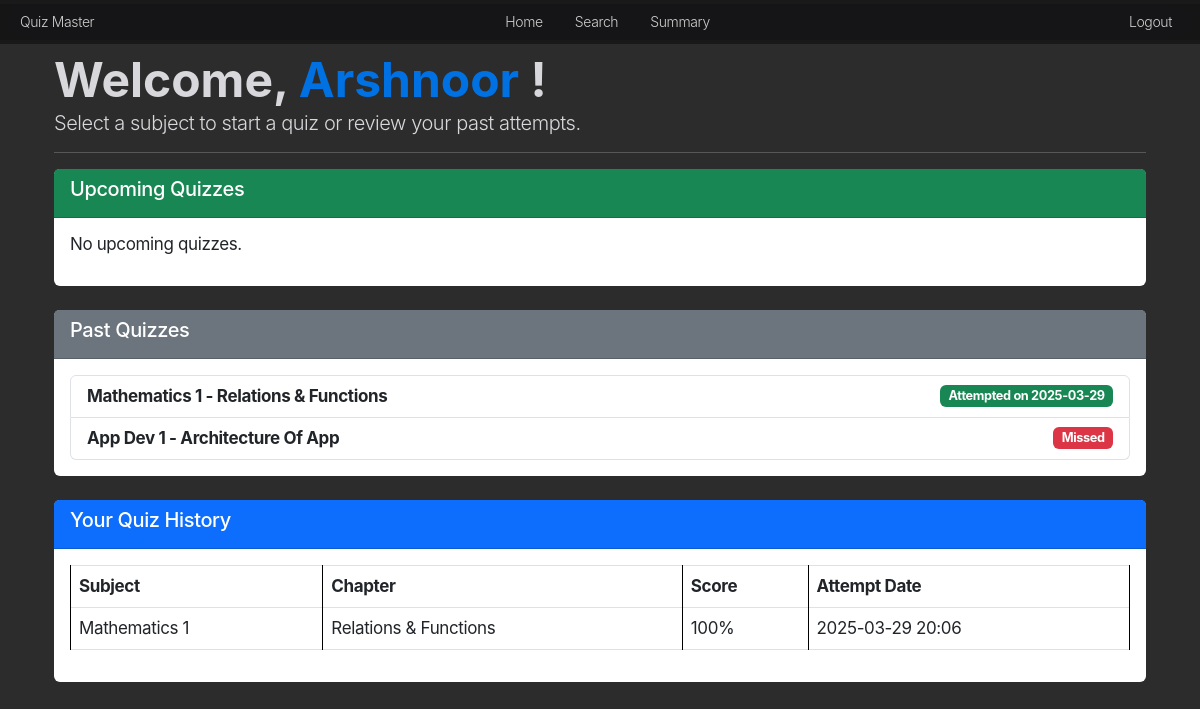
Before: /user/dashboard (signed in) with the older database file.
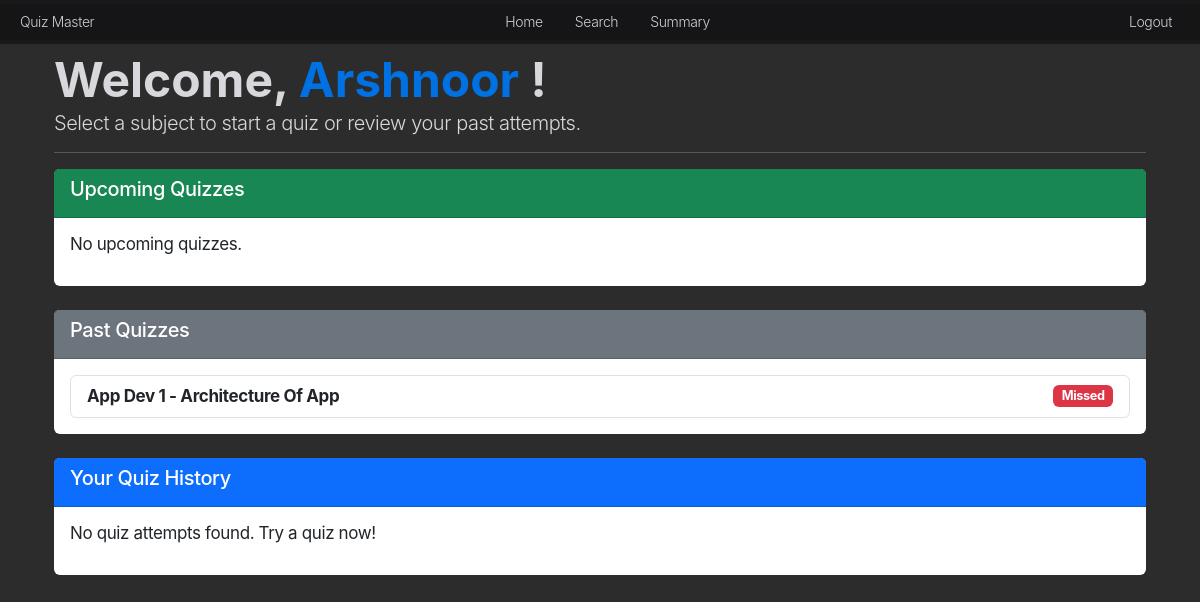
After: the same page with the newer database file.
### models.py (models this page shows, shortened)
class Subject(db.Model):
    id = db.Column(db.Integer, primary_key=True)
    name = db.Column(db.String(100), unique=True, nullable=False)
    description = db.Column(db.Text, nullable=True)

class Chapter(db.Model):
    id = db.Column(db.Integer, primary_key=True)
    name = db.Column(db.String(100), nullable=False)
    description = db.Column(db.Text, nullable=True)
    subject_id = db.Column(db.Integer, db.ForeignKey('subject.id'), nullable=False)
    subject = db.relationship('Subject', backref=db.backref('chapters', lazy=True))

class Score(db.Model):
    id = db.Column(db.Integer, primary_key=True)
    quiz_id = db.Column(db.Integer, db.ForeignKey('quiz.id'), nullable=False)
    user_id = db.Column(db.Integer, db.ForeignKey('user.id'), nullable=False)
    timestamp = db.Column(db.DateTime, default=datetime.utcnow)
    total_scored = db.Column(db.Integer, nullable=False)
    quiz = db.relationship('Quiz', backref=db.backref('scores', lazy=True))
    user = db.relationship('User', backref=db.backref('scores', lazy=True))

### routes.py (the view)
@main.route('/user/dashboard')
@login_required
def user_dashboard():
    if session.get('user_role') != 'user':
        flash("Access denied.", "danger")
        return redirect(url_for('main.home'))
    current_user = get_current_user()
    quizzes = Quiz.query.all()
    current_date = date.today()
    scores = Score.query.filter_by(user_id=session['user_id']).all()
    attempted_quiz_ids = {score.quiz_id for score in scores}
    upcoming_quizzes = [
        quiz for quiz in quizzes if quiz.date_of_quiz >= current_date and quiz.id not in attempted_quiz_ids
    ]
    user_attempts = {score.quiz_id: score.timestamp for score in Score.query.filter_by(user_id=session['user_id']).all()}
    past_quizzes = [
        {
            "quiz": quiz,
            "attempted": quiz.id in attempted_quiz_ids,
            "timestamp": user_attempts.get(quiz.id)
        }
        for quiz in quizzes if quiz.date_of_quiz < current_date or quiz.id in user_attempts
    ]
    return render_template('user_dashboard.html',
                           quizzes=quizzes,
                           scores=scores,
                           upcoming_quizzes=upcoming_quizzes,
                           past_quizzes=past_quizzes,
                           current_user=current_user,
                           current_date=current_date)

### routes.py (called while the page is built)
def login_required(f):
    @wraps(f)
    def decorated_function(*args, **kwargs):
        if 'user_id' not in session:
            flash("Please log in to access this page.", "danger")
            return redirect(url_for('auth.login'))
        return f(*args, **kwargs)
    return decorated_function

def get_current_user():
    if 'user_id' in session:
        return User.query.get(session['user_id'])
    return None

### templates/user_dashboard.html (shortened to what this page needs)
{% extends "base.html" %}
{% block content %}
<div class="container">
    <h2 class="mt-4">
        Welcome,
        <span style="color: var(--blue);">{{current_user.full_name}}</span> !
    </h2>
    <p class="lead">Select a subject to start a quiz or review your past attempts.</p>
    <hr>
    <div class="card mb-4">
        <div class="card-header bg-success text-white">
            <h5>Upcoming Quizzes</h5>
        </div>
        <div class="card-body">
            {% if upcoming_quizzes %}
                <ul class="list-group">
                    {% for quiz in upcoming_quizzes %}
                        <li class="list-group-item d-flex justify-content-between align-items-center">
                            <strong>{{ quiz.chapter.subject.name }} - {{ quiz.chapter.name }}</strong>
                            {% if quiz.date_of_quiz == current_date %}
                                <a href="{{ url_for('main.start_quiz', quiz_id=quiz.id) }}" class="btn btn-primary btn-sm">Start Quiz</a>
                            {% else %}
                                <span class="badge bg-warning text-dark">Available on {{ quiz.date_of_quiz }}</span>
                            {% endif %}
                        </li>
                    {% endfor %}
                </ul>
            {% else %}
                <p>No upcoming quizzes.</p>
            {% endif %}
        </div>
    </div>
    <div class="card mb-4">
        <div class="card-header bg-secondary text-white">
            <h5>Past Quizzes</h5>
        </div>
        <div class="card-body">
            {% if past_quizzes %}
                <ul class="list-group">
                    {% for entry in past_quizzes %}
                        <li class="list-group-item d-flex justify-content-between align-items-center">
                            <strong>{{ entry.quiz.chapter.subject.name }} - {{ entry.quiz.chapter.name }}</strong>
                            {% if entry.attempted %}
                                <span class="badge bg-success">Attempted on {{ entry.timestamp.strftime('%Y-%m-%d') }}</span>
                            {% else %}
                                <span class="badge bg-danger">Missed</span>
                            {% endif %}
                        </li>
                    {% endfor %}
                </ul>
            {% else %}
                <p>No past quizzes.</p>
            {% endif %}
        </div>
    </div>
    <div class="card mb-4">
        <div class="card-header bg-primary text-white">
            <h5>Your Quiz History</h5>
        </div>
        <div class="card-body">
            {% if scores %}
                <table class="table table-bordered">
                    <thead>
                        <tr>
                            <th>Subject</th>
                            <th>Chapter</th>
                            <th>Score</th>
                            <th>Attempt Date</th>
                        </tr>
                    </thead>
                    <tbody>
                        {% for score in scores %}
                            <tr>
                                {% if score.quiz and score.quiz.chapter and score.quiz.chapter.subject %}
                                    <td>{{ score.quiz.chapter.subject.name }}</td>
                                    <td>{{ score.quiz.chapter.name }}</td>
                                    <td>{{ score.total_scored }}%</td>
                                    <td>{{ score.timestamp.strftime('%Y-%m-%d %H:%M') }}</td>
                                {% else %}
                                    Deleted Quiz
                                {% endif %}
                            </tr>
                        {% endfor %}
                    </tbody>
                </table>
            {% else %}
                <p>No quiz attempts found. Try a quiz now!</p>
            {% endif %}
        </div>
    </div>
</div>
{% endblock %}

Changed rows visible on the page:
no longer on this page (row unchanged): Subject: quiz.chapter.subject.name "Mathematics 1"
removed Chapter: quiz.chapter.name "Relations & Functions"
removed Score: timestamp "2025-03-29", quiz.chapter.subject.name "Mathematics 1", quiz.chapter.name "Relations & Functions", total_scored "100", timestamp "2025-03-29 20:06"
Other visible differences:
text no longer shown: "Subject Chapter Score Attempt Date"
text now shown: "No quiz attempts found. Try a quiz now!"
list line gone: "- Attempted on"
